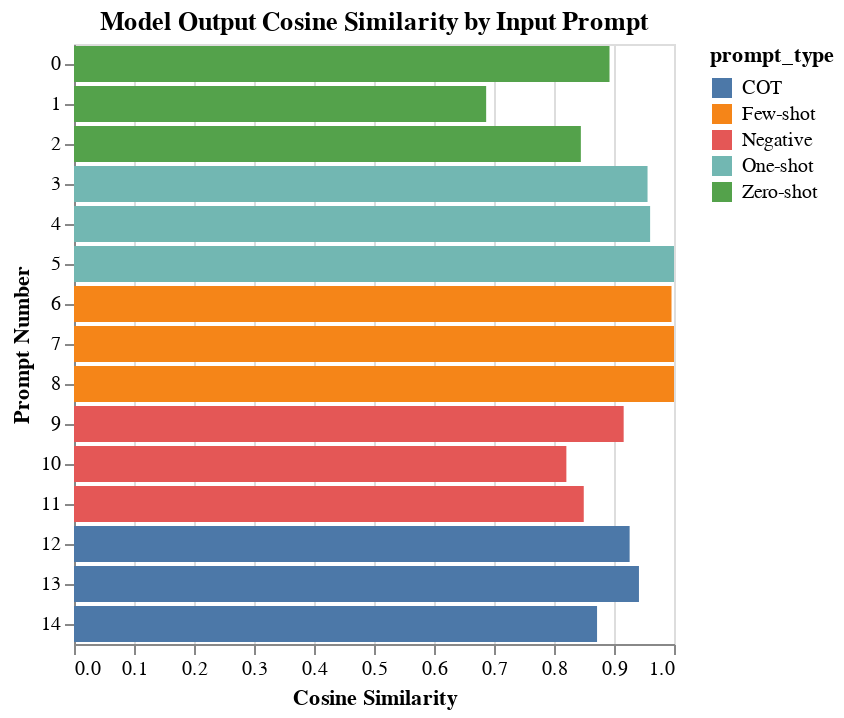

Source (notebook cell):
### Code cell
alt.Chart(data_final).mark_bar().encode(
    y=alt.X("index:N").title("Prompt Number"),
    x=alt.Y("similarity:Q").title("Cosine Similarity"),
    color="prompt_type"
).properties(
    title="Model Output Cosine Similarity by Input Prompt"
).interactive()
